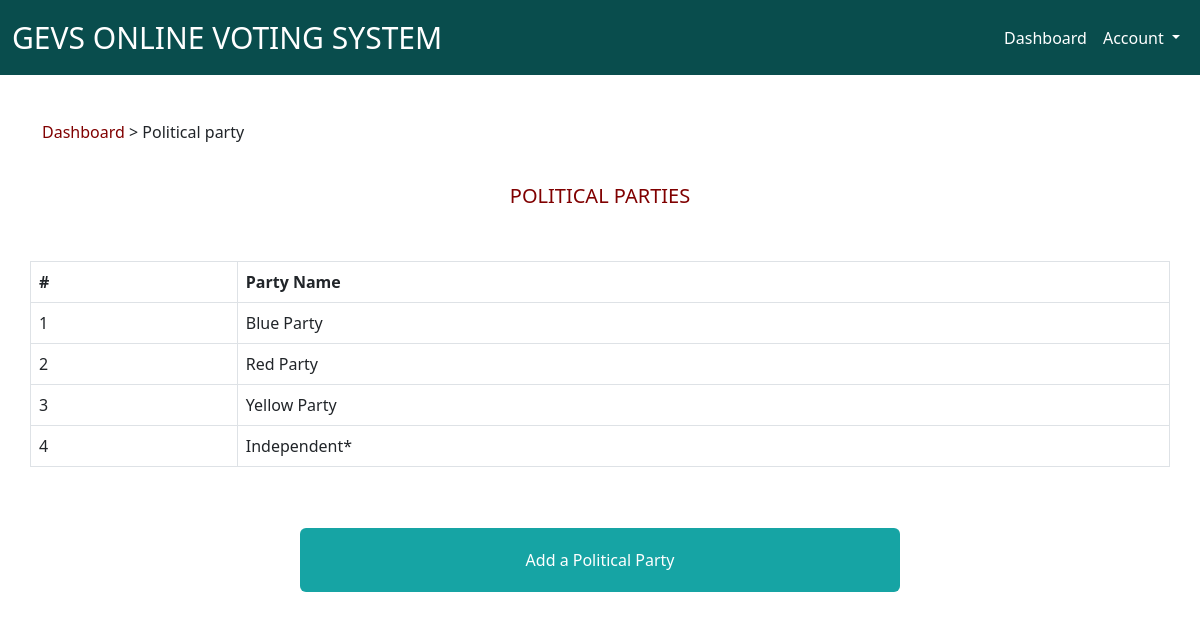
The app's page /electionOfficer/politicalParty.php (signed in) with its own data.
### tables this page shows
CREATE TABLE `politicalParty` (
  `id` int(11) NOT NULL,
  `name` varchar(255) NOT NULL,
  `dateCreated` datetime DEFAULT current_timestamp()
);

### electionOfficer/politicalParty.php (the view, shortened to what this page needs)
<?php
include_once "./functions/functions.php";
$pdo = databaseConnection();
?>
<?= headerTemplate('ELECTION OFFICER | POLITICAL PARTY'); ?>
<?= dashboardNavbarTemplate(); ?>
<div class="breadcrumb">
    <div class="container">
        <div class="row">
            <span><a href="index.php?page=electionOfficer/dashboard">Dashboard</a> > Political party</span>
        </div>
    </div>
</div>
<div class="page-heading text-center">
    <div class="container">
        <div class="row">
            <h3>POLITICAL PARTIES</h3>
        </div>
    </div>
</div>
<div class="table_list">
    <div class="container">
        <div class="row">
            <table class="table table-bordered">
                <?php
                $sql = $pdo->prepare("SELECT * FROM politicalParty");
                $sql->execute();
                $database_political_party = $sql->fetchAll(PDO::FETCH_ASSOC);
                $num = 1;
                ?>
                <thead>
                    <tr>
                        <th>#</th>
                        <th>Party Name</th>
                    </tr>
                </thead>
                <?php foreach ($database_political_party as $political_party) : ?>
                    <tbody>
                        <td><?= $num++ ?></td>
                        <td><?= $political_party["name"]; ?></td>
                    </tbody>
                <?php endforeach; ?>
            </table>
        </div>
    </div>
</div>
<div class="add">
    <div class="container w-50">
        <div class="row">
            <a href="index.php?page=electionOfficer/addPoliticalParty">Add a Political Party</a>
        </div>
    </div>
</div>

### css/styles.css (style rules this page uses)
:root { --main-color: #fff; --primary-color: #094d4d; --secondary-color: #16a4a4; --tertiary-color: #800000; --dark-color: #000; }
* { margin: 0; padding: 0; box-sizing: border-box; scroll-behavior: smooth; }
.breadcrumb { margin-top: 45px; }
.breadcrumb a { text-decoration: none; color: var(--tertiary-color); }
.page-heading { margin-top: 40px; }
.page-heading h3 { font-size: 20px; color: var(--tertiary-color); font-weight: 400; }
.table_list { margin: 45px 0; }
.add { margin-top: 40px; }
.add a { text-decoration: none; color: var(--main-color); background-color: var(--secondary-color); padding: 20px 10px; text-align: center; border-radius: 6px; }

### records on screen
politicalparty: name "Blue Party"
politicalparty: name "Red Party"
politicalparty: name "Yellow Party"
politicalparty: name "Independent*"
